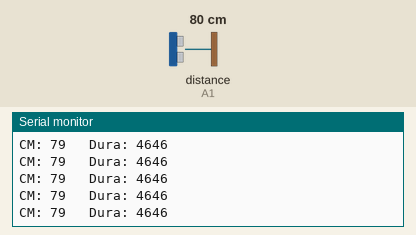
Simulated run of this sketch. Board: Arduino Uno, built with avr-gcc and run on an emulated ATmega328P. On the bench: the last lines printed to the serial monitor. Wiring (inferred from the names in the program): ultrasonic range finder: trigger A0; echo A1. The inputs (shaded band) are chosen by the test bench; at power-on: distance to the obstacle (sensor on A1) 80 cm. The echo pulse lasts 58.3 µs per cm.

Above: at 1.2 s.
1.3 s: distance to the obstacle (sensor on A1) set to 2 cm
At 1.8 s:
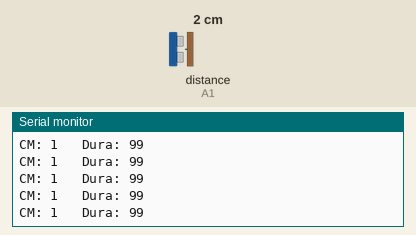
4.3 s: distance to the obstacle (sensor on A1) set to 120 cm
At 4.9 s:
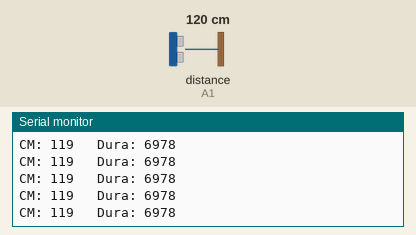
7.3 s: distance to the obstacle (sensor on A1) set to 18 cm
At 7.9 s:
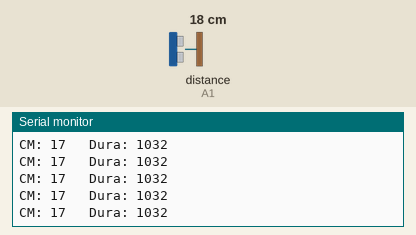
10.3 s: distance to the obstacle (sensor on A1) set to 4 cm
At 11.1 s:
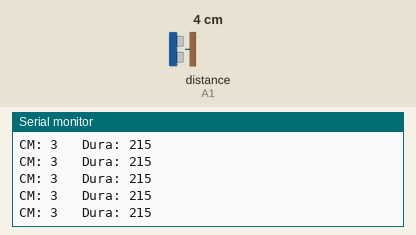
13.3 s: distance to the obstacle (sensor on A1) set to 35 cm
At 13.8 s:
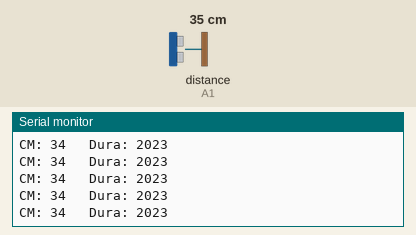
16.3 s: distance to the obstacle (sensor on A1) set to 250 cm
At 17.2 s:
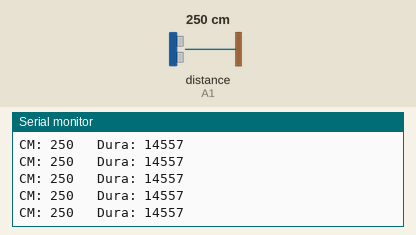
Timing chart, 0 to 19.3 s (numbered marks = the images above; inputs shaded):
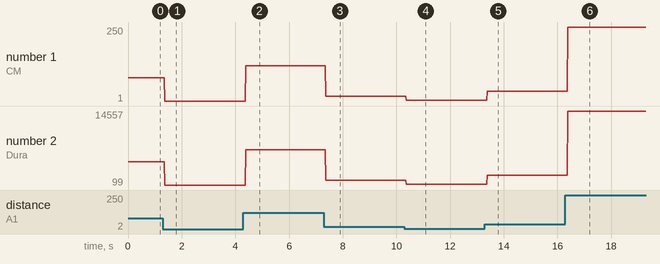

The sketch:

ultaSound.ino
```cpp
#define trigPin A0
#define echoPin A1

void setup() {
  Serial.begin (9600);
  pinMode(trigPin, OUTPUT);
  pinMode(echoPin, INPUT);

  digitalWrite(trigPin, 0);
}

void loop() {
  long duration, distance;

  digitalWrite(trigPin, HIGH);
  delayMicroseconds(10); // needed for correct readings
  digitalWrite(trigPin, LOW);
  duration = pulseIn(echoPin, HIGH);
  distance = (duration/2) / 29.1;

  Serial.println("CM: " + String(distance) + "\t Dura: " + String(duration));
}
```

Measured:
- after the input at 1.3 s, the serial monitor: prints a new line after 0.08 s (image 1)
- after the input at 4.3 s, the serial monitor: prints a new line after 0.08 s (image 2)
- after the input at 7.3 s, the serial monitor: prints a new line after 0.08 s (image 3)
- after the input at 10.3 s, the serial monitor: prints a new line after 0.07 s (image 4)
- after the input at 13.3 s, the serial monitor: prints a new line after 0.09 s (image 5)
- after the input at 16.3 s, the serial monitor: prints a new line after 0.08 s (image 6)
- plotted number 1: 79 → 1 after the input at 1.3 s, 1 → 119 after the input at 4.3 s, 119 → 17 after the input at 7.3 s, 17 → 3 after the input at 10.3 s, 3 → 34 after the input at 13.3 s
- plotted number 2: 4646 → 99 after the input at 1.3 s, 99 → 6978 after the input at 4.3 s, 6978 → 1032 after the input at 7.3 s, 1032 → 215 after the input at 10.3 s, 215 → 2023 after the input at 13.3 s
